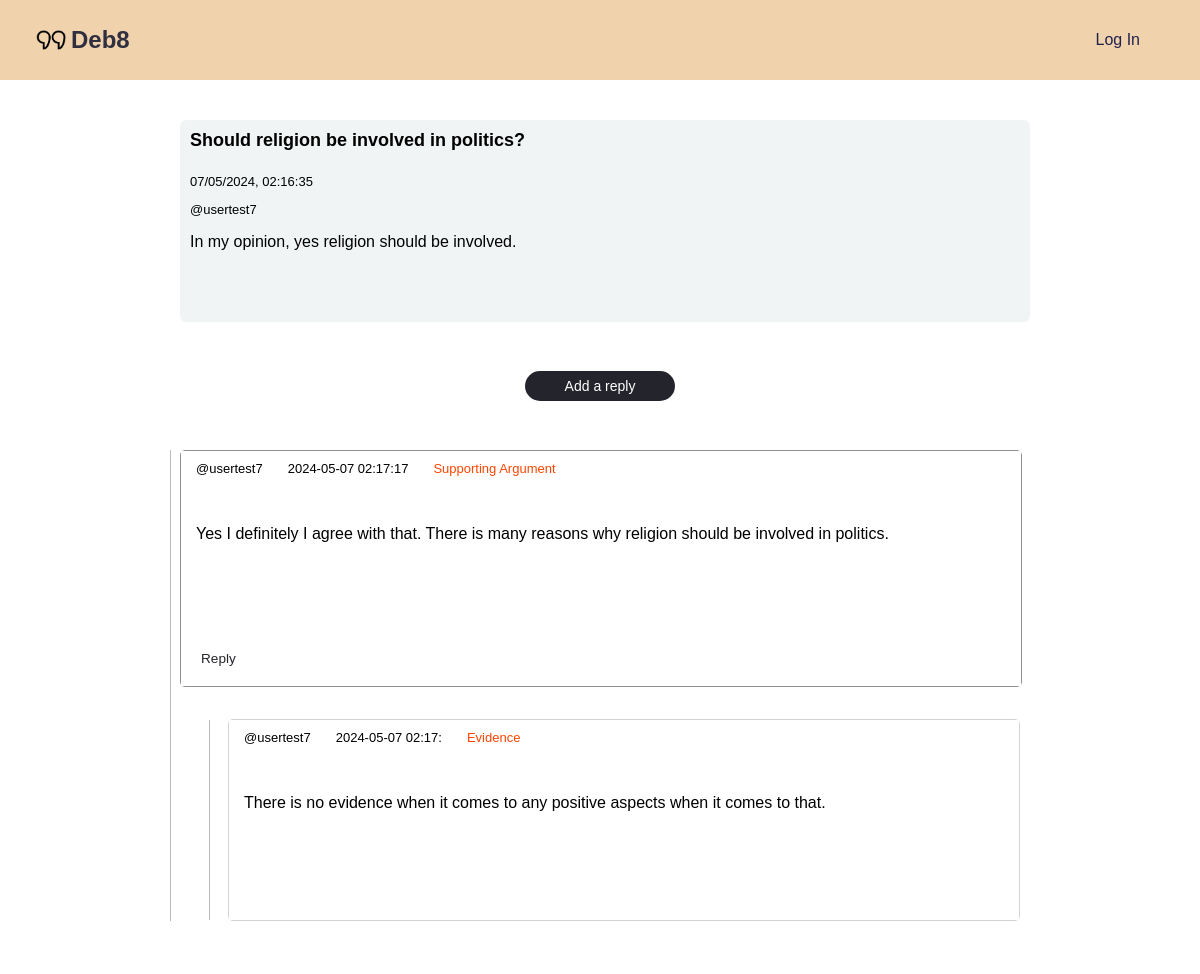
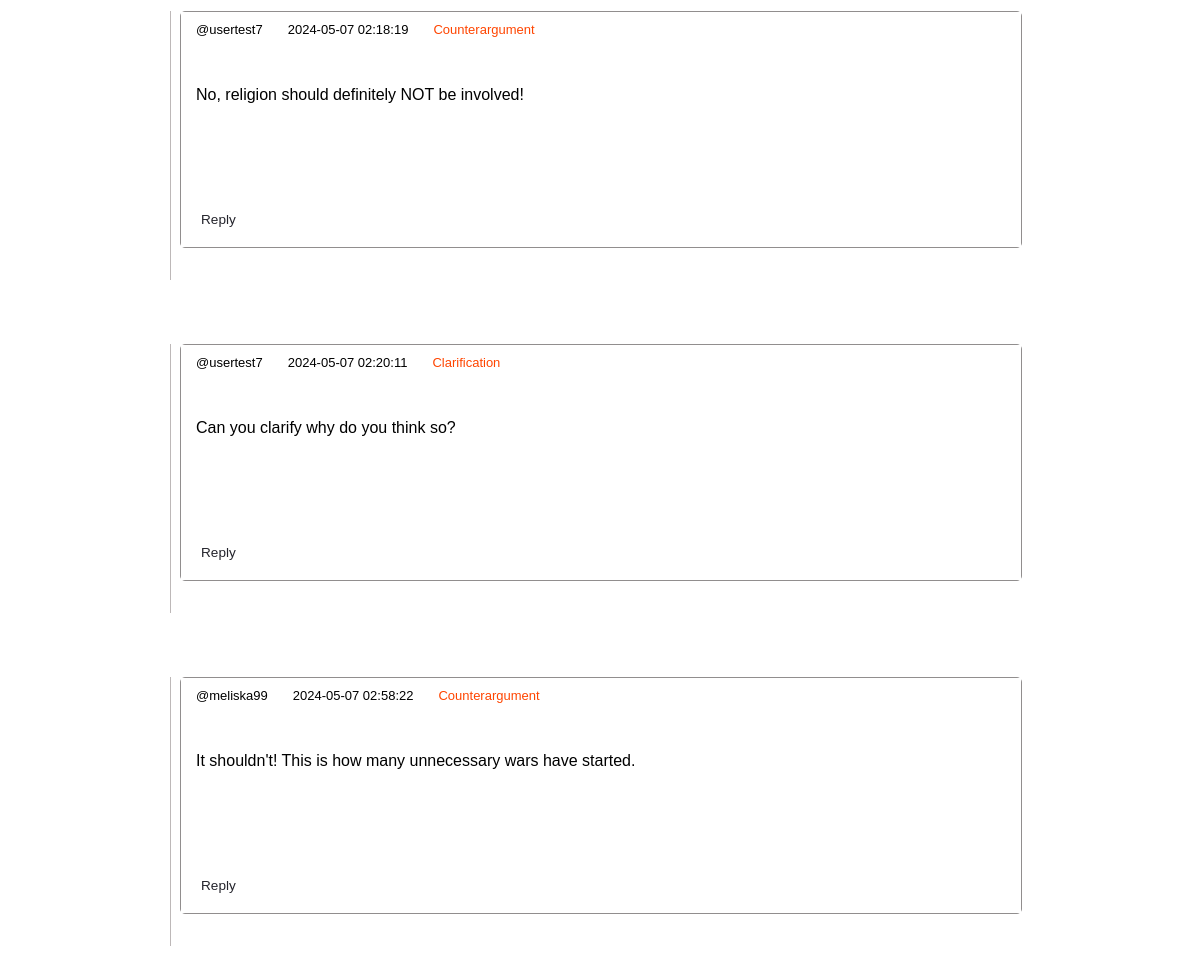
The app's page /claim/218 with its own data (2 pictures, top to bottom).
### tables this page shows
CREATE TABLE claim (
    claimID INTEGER PRIMARY KEY AUTOINCREMENT,
    topic INTEGER NOT NULL REFERENCES topic(topicID) ON DELETE CASCADE ON UPDATE CASCADE,
    postingUser INTEGER REFERENCES user(userID) ON DELETE SET NULL ON UPDATE CASCADE,
    creationTime INTEGER NOT NULL DEFAULT (strftime('%m/%d/%Y %H:%M', 'now')),
    updateTime INTEGER NOT NULL DEFAULT (strftime('%m/%d/%Y %H:%M', 'now')),
    claimHeader VARCHAR(100),
    text TEXT NOT NULL
);

CREATE TABLE replyToClaim (
    replyToClaimID INTEGER NOT NULL PRIMARY KEY AUTOINCREMENT,
    reply INTEGER NOT NULL REFERENCES replyText (replyTextID) ON DELETE CASCADE ON UPDATE CASCADE,
    claim INTEGER NOT NULL REFERENCES claim (claimID) ON DELETE CASCADE ON UPDATE CASCADE,
    replyToClaimRelType INTEGER NOT NULL REFERENCES replyToClaimType(claimReplyTypeID) ON DELETE CASCADE ON UPDATE CASCADE
);

CREATE TABLE replyText (
    replyTextID INTEGER NOT NULL PRIMARY KEY AUTOINCREMENT,
    postingUser INTEGER REFERENCES user(userID) ON DELETE SET NULL ON UPDATE CASCADE,
    creationTime INTEGER NOT NULL,
    text TEXT NOT NULL
);

CREATE TABLE replyToReply (
    replyToReplyID INTEGER NOT NULL PRIMARY KEY AUTOINCREMENT,
    reply INTEGER NOT NULL REFERENCES replyText(replyTextID) ON DELETE CASCADE ON UPDATE CASCADE,
    parent INTEGER NOT NULL REFERENCES replyText(replyTextID) ON DELETE CASCADE ON UPDATE CASCADE,
    replyToReplyRelType INTEGER NOT NULL REFERENCES replyToReplyType(replyReplyTypeID) ON DELETE CASCADE ON UPDATE CASCADE
);

### app.py (the view)
@app.route('/claim/<int:claim_id>')
def view_claim(claim_id):
    try:
        with sqlite3.connect('debate.sqlite') as connection:
            cursor = connection.cursor()
            cursor.execute("""
                SELECT c.*, t.claimRelType
                FROM claim AS c
                LEFT JOIN claimToClaim AS cc ON c.claimID = cc.first OR c.claimID = cc.second
                LEFT JOIN claimToClaimType AS t ON cc.claimRelType = t.claimRelTypeID
                WHERE c.claimID = ?
            """, (claim_id,))
            claim_data = cursor.fetchone()
            if claim_data is None:
                return "Claim not found", 404
            claim = {
                'claimID': claim_data[0],
                'topic': claim_data[1],
                'postingUser': claim_data[2],
                'creationTime': claim_data[3],
                'updateTime': claim_data[4],
                'claimHeader': claim_data[5],
                'text': claim_data[6],
            }
            claim_type = map_claim_type(claim_data[7]) if claim_data[7] else "Unknown Type"
            cursor.execute("""
                SELECT r.replyToClaimID, r.reply, r.claim, r.replyToClaimRelType, t.text, t.postingUser, t.creationTime,
                       (SELECT COUNT(*) FROM replyToReply WHERE parent = r.reply) AS numReplies
                FROM replyToClaim AS r
                JOIN replyText AS t ON r.reply = t.replyTextID
                WHERE r.claim = ?
                ORDER BY t.creationTime ASC
            """, (claim_id,))
            replies = cursor.fetchall()
            replies_data = []
            for reply in replies:
                cursor.execute("""
                SELECT rr.replyToReplyID, rr.parent, rr.replyToReplyRelType, rt.text, rt.postingUser, rt.creationTime
                FROM replyToReply AS rr
                JOIN replyText AS rt ON rr.reply = rt.replyTextID
                WHERE rr.parent = ?
                ORDER BY rt.creationTime DESC
            """, (reply[0],))
                sub_replies = cursor.fetchall()
                sub_replies_data = []
                for sub_reply in sub_replies:
                    sub_replies_data.append({
                        'replyToReplyID': sub_reply[0],
                        'parent': sub_reply[1],
                        'replyText': sub_reply[3],
                        'postingUser': sub_reply[4],
                        'creationTime': sub_reply[5],
                        'replyToReplyRelType': map_reply_to_reply_type(sub_reply[2])
                    })
                replies_data.append({
                    'replyToClaimID': reply[0],
                    'reply': reply[1],
                    'claim': reply[2],
                    'replyToClaimRelType': map_reply_type(str(reply[3])),
                    'replyText': reply[4],
                    'postingUser': reply[5],
                    'creationTime': reply[6],
                    'numReplies': reply[7],
                    'subReplies': sub_replies_data,
                })
            context = {
                'claim': claim,
                'claimType': claim_type,
                'replies': replies_data,
                'logged_in': session.get('logged_in', False),
                'username': session.get('username', None)
            }
            return render_template('claim.html', context=context)
    except Exception as e:
        return f"An error occurred: {e}"

### app.py (called while the page is built)
def map_reply_to_reply_type(reply_type_id):
    reply_to_reply_types = {
        '1': "Evidence",
        '2': "Support",
        '3': "Rebuttal"
    }
    reply_type_str = str(reply_type_id)
    return reply_to_reply_types.get(reply_type_str, "Unknown Type")

def map_reply_type(reply_type):
    types = {
        '1': "Clarification",
        '2': "Supporting Argument",
        '3': "Counterargument"
    }
    return types.get(reply_type, "Unknown Type")

### templates/claim.html (shortened to what this page needs)
{% extends "base.html" %}
{% block head %}
<link rel="stylesheet" type="text/css" href="{{url_for('static', filename='topic.css')}}">
{% endblock %}
{% block content %}
<div class="main-container">
    <div class="claim-main-cont">
        <div class="thesis">
            <div class="first-cont">
                <p id="header">{{context.claim.claimHeader}}</p>
                <p class="info" id="time">{{context.claim.creationTime}}</p>
            </div>
            <p class="info-user">@{{context.claim.postingUser}}</p>
            <div class="claim-info">
                <div class="text">
                    <p>{{context.claim.text}}</p>
                </div>
            </div>
        </div>
        <div class="plus-sign">
            <a id="plus-sign" class="add">Add a reply</a>
        </div>
        <div class="replies">
            {% for reply in context.replies %}
                <div class="one-reply">
                    <div class="reply-body" data-reply-id="{{ reply.replyToClaimID }}">
                        <div class="r-header">
                            <p class="reply-info-user">@{{ reply.postingUser }}</p>
                            <p class="reply-info-time">{{ reply.creationTime }}</p>
                            <p class="reply-type-info" id="selectedReplyType">{{ reply.replyToClaimRelType }}</p>
                        </div>
                        <div class="r-body">
                            <p class="reply-text"> {{ reply.replyText }}</p>
                        </div>
                        <div class="reply-footer">
                            <a class="reply-btn" data-parent-id="{{ reply.replyToClaimID }}">Reply</a>
                        </div>
                    </div>
                    {% if reply.subReplies %}
                    <div class="nested-replies">
                        {% for subReply in reply.subReplies %}
                            <div class="nested-container">
                                <div class="r-header">
                                    <p class="reply-info-user">@{{ subReply.postingUser }}</p>
                                    <p class="reply-info-time">{{ subReply.creationTime }}</p>
                                    <p class="reply-type-info">{{ subReply.replyToReplyRelType }}</p>
                                </div>
                                <div class="r-body">
                                    <p class="reply-text">{{ subReply.replyText }} </p>
                                </div>
                            </div>
                        {% endfor %}
                    </div>
                    {% endif %}
                </div>
            {% endfor %}
        </div>
    </div>
</div>
{% endblock %}

### static/base.css (style rules this page uses)
* { font-family: Arial; }
body { padding: 0; margin: 0; background-color: white; }
a { text-decoration: none; cursor: pointer; color: black; }

### static/topic.css (style rules this page uses)
.main-container { width: 100vw; min-height: 100vh; height: auto; display: flex; flex-direction: column; align-items: center; justify-content: flex-start; }
#header { color: black; font-size: 18px; font-weight: 600; margin-right: 7px; margin-top: 0; padding: 5px; }
#add, .add { display: flex; justify-content: center; align-items: center; height: 30px; width: 150px; color: white; background-color: #24242c; border-radius: 15px; font-size: 14px; }
.claim-info { display: flex; flex-direction: column; margin-left: 5px; align-items: flex-start; width: 90%; min-height: 100px; margin-left: 5px; }
.info { font-size: 13px; margin: 0 0 0 5px; }
.info-user { margin-left: 5px; margin-bottom: 0; font-size: 13px; }
.first-cont { display: flex; flex-direction: column; height: auto; min-width: 200px; justify-content: flex-start; align-items: flex-start; }
.claim-main-cont { display: flex; flex-direction: column; width: 70%; height: 100%; min-height: 600px; }
.thesis { display: flex; flex-direction: column; width: 100%; height: 30%; justify-content: flex-start; align-items: flex-start; border-radius: 6px; background-color: #f1f4f5;; padding: 5px; margin-top: 5vh; }
.replies { display: flex; flex-direction: column; width: 100%; height: auto; }
.plus-sign { display: flex; justify-content: center; align-items: center; width: 100%; height: 10vh; margin: 3vh 0; }
.reply-body { display: flex; flex-direction: column; height: 25%; width: 100%; border-radius: 5px; margin-bottom: 4vh; background-color: white; border: 1px solid #918e8e; }
.one-reply:before { content: ""; background-color: rgb(189, 184, 184); position: absolute; min-height: 100%; width: 1px; margin-left: -10px; }
.reply-body p { margin-left: 5px; padding: 10px; }
.reply-text { min-height: 100px; height: auto; }
.r-header { display: flex; width: 100%; justify-content: flex-start; align-items: center; height: auto; background-color: white; }
.r-body { display: flex; width: 100%; justify-content: flex-start; align-items: center; background-color: white; }
.reply-info-user { margin-left: 5px; font-size: 13px; margin-top: 0; }
.reply-info-time { font-size: 13px; margin-top: 0; margin-left: 5px; }
.reply-type-info { color: orangered; font-size: 13px; margin-top: 0; margin-left: 20px; }
.reply-footer { display: flex; font-size: 0.85rem; justify-content: flex-start; align-items: center; background-color: white; }
.reply-btn { color: #24242c; width: 20%; padding: 0 0 20px 20px; }
.nested-replies { position: relative; }
.nested-container:before { content: ""; background-color: rgb(189, 184, 184); position: absolute; min-height: 100%; width: 1px; margin-left: -20px; }
.nested-container { position: relative; display: flex; margin-left: 3rem; margin-top: 2rem; height: auto; min-height: 00px; flex-direction: column; border-radius: 5px; background-color: #f1f4f5; border: 1px solid lightgrey; }
.nested-container p { padding: 10px; margin-left: 5px; }
.one-reply { position: relative; margin-bottom: 8vh; }

### records on screen
claim: claim.claimHeader "Should religion be involved in politics?", claim.creationTime "07/05/2024, 02:16:35", claim.postingUser "usertest7", claim.text "In my opinion, yes religion should be involved."
replyToClaim: postingUser "usertest7", creationTime "2024-05-07 02:17:17", replyToClaimRelType "Supporting Argument", replyText "Yes I definitely I agree with that. There is many reasons why religion should be involved in politics."
replyToReply: postingUser "usertest7", creationTime "2024-05-07 02:17:", replyToReplyRelType "Evidence", replyText "There is no evidence when it comes to any positive aspects when it comes to that."
replyToClaim: postingUser "usertest7", creationTime "2024-05-07 02:18:19", replyToClaimRelType "Counterargument", replyText "No, religion should definitely NOT be involved!"
replyToClaim: postingUser "usertest7", creationTime "2024-05-07 02:20:11", replyToClaimRelType "Clarification", replyText "Can you clarify why do you think so?"
replyToClaim: postingUser "meliska99", creationTime "2024-05-07 02:58:22", replyToClaimRelType "Counterargument", replyText "It shouldn't! This is how many unnecessary wars have started."
